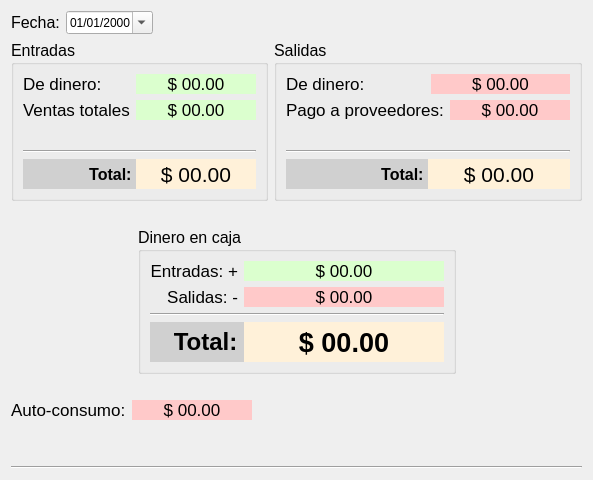
      <widget class="QWidget" name="tab_4">
       <attribute name="title">
        <string>Resumen del día</string>
       </attribute>
       <layout class="QVBoxLayout" name="verticalLayout_13">
        <item>
         <layout class="QHBoxLayout" name="horizontalLayout_5">
          <item>
           <widget class="QLabel" name="label">
            <property name="font">
             <font>
              <pointsize>12</pointsize>
             </font>
            </property>
            <property name="text">
             <string>Fecha:</string>
            </property>
           </widget>
          </item>
          <item>
           <widget class="QDateEdit" name="dtFecha">
            <property name="displayFormat">
             <string>dd/MM/yyyy</string>
            </property>
            <property name="calendarPopup">
             <bool>true</bool>
            </property>
           </widget>
          </item>
          <item>
           <spacer name="horizontalSpacer_4">
            <property name="orientation">
             <enum>Qt::Horizontal</enum>
            </property>
            <property name="sizeHint" stdset="0">
             <size>
              <width>40</width>
              <height>20</height>
             </size>
            </property>
           </spacer>
          </item>
         </layout>
        </item>
        <item>
         <layout class="QHBoxLayout" name="horizontalLayout_9">
          <item>
           <widget class="QGroupBox" name="groupBox_3">
            <property name="font">
             <font>
              <pointsize>12</pointsize>
             </font>
            </property>
            <property name="title">
             <string>Entradas</string>
            </property>
            <layout class="QVBoxLayout" name="verticalLayout_7">
             <item>
              <layout class="QVBoxLayout" name="verticalLayout_6">
               <item>
                <layout class="QHBoxLayout" name="horizontalLayout_7">
                 <item>
                  <widget class="QLabel" name="label_8">
                   <property name="font">
                    <font>
                     <pointsize>13</pointsize>
                    </font>
                   </property>
                   <property name="text">
                    <string>De dinero:</string>
                   </property>
                  </widget>
                 </item>
                 <item>
                  <widget class="QLabel" name="lbEntradasDinero">
                   <property name="minimumSize">
                    <size>
                     <width>120</width>
                     <height>0</height>
                    </size>
                   </property>
                   <property name="maximumSize">
                    <size>
                     <width>300</width>
                     <height>16777215</height>
                    </size>
                   </property>
                   <property name="font">
                    <font>
                     <pointsize>13</pointsize>
                    </font>
                   </property>
                   <property name="styleSheet">
                    <string notr="true">background-color: rgb(219, 255, 206);</string>
                   </property>
                   <property name="text">
                    <string>$ 00.00</string>
                   </property>
                   <property name="alignment">
                    <set>Qt::AlignCenter</set>
                   </property>
                  </widget>
                 </item>
                </layout>
               </item>
               <item>
                <layout class="QHBoxLayout" name="horizontalLayout_6">
                 <item>
                  <widget class="QLabel" name="label_6">
                   <property name="font">
                    <font>
                     <pointsize>13</pointsize>
                    </font>
                   </property>
                   <property name="text">
                    <string>Ventas totales</string>
                   </property>
                  </widget>
                 </item>
                 <item>
                  <widget class="QLabel" name="lbVentasTotales">
                   <property name="minimumSize">
                    <size>
                     <width>120</width>
                     <height>0</height>
                    </size>
                   </property>
                   <property name="maximumSize">
                    <size>
                     <width>300</width>
                     <height>16777215</height>
                    </size>
                   </property>
                   <property name="font">
                    <font>
                     <pointsize>13</pointsize>
                    </font>
                   </property>
                   <property name="styleSheet">
                    <string notr="true">background-color: rgb(219, 255, 206);</string>
                   </property>
                   <property name="text">
                    <string>$ 00.00</string>
                   </property>
                   <property name="alignment">
                    <set>Qt::AlignCenter</set>
                   </property>
                  </widget>
                 </item>
                </layout>
               </item>
               <item>
                <widget class="QLabel" name="label_5">
                 <property name="text">
                  <string/>
                 </property>
                </widget>
               </item>
               <item>
                <widget class="Line" name="line_2">
                 <property name="orientation">
                  <enum>Qt::Horizontal</enum>
                 </property>
                </widget>
               </item>
               <item>
                <layout class="QHBoxLayout" name="horizontalLayout_8">
                 <property name="spacing">
                  <number>0</number>
                 </property>
                 <item>
                  <widget class="QLabel" name="label_10">
                   <property name="font">
                    <font>
                     <pointsize>12</pointsize>
                     <weight>75</weight>
                     <bold>true</bold>
                    </font>
                   </property>
                   <property name="styleSheet">
                    <string notr="true">background-color: rgb(208, 208, 208);</string>
                   </property>
                   <property name="text">
                    <string>Total: </string>
                   </property>
                   <property name="alignment">
                    <set>Qt::AlignRight|Qt::AlignTrailing|Qt::AlignVCenter</set>
                   </property>
                  </widget>
                 </item>
                 <item>
                  <widget class="QLabel" name="lbTotalEntradas">
                   <property name="minimumSize">
                    <size>
                     <width>120</width>
                     <height>30</height>
                    </size>
                   </property>
                   <property name="maximumSize">
                    <size>
                     <width>300</width>
                     <height>16777215</height>
                    </size>
                   </property>
                   <property name="font">
                    <font>
                     <pointsize>16</pointsize>
                    </font>
                   </property>
                   <property name="styleSheet">
                    <string notr="true">background-color: rgb(255, 241, 217);</string>
                   </property>
                   <property name="text">
                    <string>$ 00.00</string>
                   </property>
                   <property name="alignment">
                    <set>Qt::AlignCenter</set>
                   </property>
                  </widget>
                 </item>
                </layout>
               </item>
              </layout>
             </item>
            </layout>
           </widget>
          </item>
          <item>
           <widget class="QGroupBox" name="groupBox_4">
            <property name="font">
             <font>
              <pointsize>12</pointsize>
             </font>
            </property>
            <property name="title">
             <string>Salidas</string>
            </property>
            <layout class="QVBoxLayout" name="verticalLayout_8">
             <item>
              <layout class="QVBoxLayout" name="verticalLayout_9">
               <item>
                <layout class="QHBoxLayout" name="horizontalLayout_13">
                 <item>
                  <widget class="QLabel" name="label_20">
                   <property name="font">
                    <font>
                     <pointsize>13</pointsize>
                    </font>
                   </property>
                   <property name="text">
                    <string>De dinero:</string>
                   </property>
                  </widget>
                 </item>
                 <item>
                  <widget class="QLabel" name="lbDinero">
                   <property name="minimumSize">
                    <size>
                     <width>120</width>
                     <height>0</height>
                    </size>
                   </property>
                   <property name="maximumSize">
                    <size>
                     <width>300</width>
                     <height>16777215</height>
                    </size>
                   </property>
                   <property name="font">
                    <font>
                     <pointsize>13</pointsize>
                    </font>
                   </property>
                   <property name="styleSheet">
                    <string notr="true">background-color: rgb(255, 201, 201);</string>
                   </property>
                   <property name="text">
                    <string>$ 00.00</string>
                   </property>
                   <property name="alignment">
                    <set>Qt::AlignCenter</set>
                   </property>
                  </widget>
                 </item>
                </layout>
               </item>
               <item>
                <layout class="QHBoxLayout" name="horizontalLayout_12">
                 <item>
                  <widget class="QLabel" name="label_18">
                   <property name="font">
                    <font>
                     <pointsize>13</pointsize>
                    </font>
                   </property>
                   <property name="text">
                    <string>Pago a proveedores:</string>
                   </property>
                  </widget>
                 </item>
                 <item>
                  <widget class="QLabel" name="lbProveedores">
                   <property name="minimumSize">
                    <size>
                     <width>120</width>
                     <height>0</height>
                    </size>
                   </property>
                   <property name="maximumSize">
                    <size>
                     <width>300</width>
                     <height>16777215</height>
                    </size>
                   </property>
                   <property name="font">
                    <font>
                     <pointsize>13</pointsize>
                    </font>
                   </property>
                   <property name="styleSheet">
                    <string notr="true">background-color: rgb(255, 201, 201);</string>
                   </property>
                   <property name="text">
                    <string>$ 00.00</string>
                   </property>
                   <property name="alignment">
                    <set>Qt::AlignCenter</set>
                   </property>
                  </widget>
                 </item>
                </layout>
               </item>
               <item>
                <widget class="QLabel" name="label_13">
                 <property name="text">
                  <string/>
                 </property>
                </widget>
               </item>
               <item>
                <widget class="Line" name="line_3">
                 <property name="orientation">
                  <enum>Qt::Horizontal</enum>
                 </property>
                </widget>
               </item>
               <item>
                <layout class="QHBoxLayout" name="horizontalLayout_11">
                 <property name="spacing">
                  <number>0</number>
                 </property>
                 <item>
                  <widget class="QLabel" name="label_16">
                   <property name="font">
                    <font>
                     <pointsize>12</pointsize>
                     <weight>75</weight>
                     <bold>true</bold>
                    </font>
                   </property>
                   <property name="styleSheet">
                    <string notr="true">background-color: rgb(208, 208, 208);</string>
                   </property>
                   <property name="text">
                    <string>Total: </string>
                   </property>
                   <property name="alignment">
                    <set>Qt::AlignRight|Qt::AlignTrailing|Qt::AlignVCenter</set>
                   </property>
                  </widget>
                 </item>
                 <item>
                  <widget class="QLabel" name="lbTotalSalidas">
                   <property name="minimumSize">
                    <size>
                     <width>120</width>
                     <height>30</height>
                    </size>
                   </property>
                   <property name="maximumSize">
                    <size>
                     <width>300</width>
                     <height>16777215</height>
                    </size>
                   </property>
                   <property name="font">
                    <font>
                     <pointsize>16</pointsize>
                    </font>
                   </property>
                   <property name="styleSheet">
                    <string notr="true">background-color: rgb(255, 241, 217);</string>
                   </property>
                   <property name="text">
                    <string>$ 00.00</string>
                   </property>
                   <property name="alignment">
                    <set>Qt::AlignCenter</set>
                   </property>
                  </widget>
                 </item>
                </layout>
               </item>
              </layout>
             </item>
            </layout>
           </widget>
          </item>
         </layout>
        </item>
        <item>
         <widget class="QLabel" name="label_4">
          <property name="text">
           <string/>
          </property>
         </widget>
        </item>
        <item>
         <layout class="QHBoxLayout" name="horizontalLayout_19">
          <item>
           <spacer name="horizontalSpacer_2">
            <property name="orientation">
             <enum>Qt::Horizontal</enum>
            </property>
            <property name="sizeHint" stdset="0">
             <size>
              <width>40</width>
              <height>20</height>
             </size>
            </property>
           </spacer>
          </item>
          <item>
           <widget class="QGroupBox" name="groupBox_5">
            <property name="font">
             <font>
              <pointsize>12</pointsize>
             </font>
            </property>
            <property name="title">
             <string>Dinero en caja</string>
            </property>
            <layout class="QVBoxLayout" name="verticalLayout_10">
             <item>
              <layout class="QVBoxLayout" name="verticalLayout_11">
               <item>
                <layout class="QHBoxLayout" name="horizontalLayout_14" stretch="0,0">
                 <item>
                  <widget class="QLabel" name="label_22">
                   <property name="font">
                    <font>
                     <pointsize>13</pointsize>
                    </font>
                   </property>
                   <property name="text">
                    <string>Entradas: +</string>
                   </property>
                   <property name="alignment">
                    <set>Qt::AlignRight|Qt::AlignTrailing|Qt::AlignVCenter</set>
                   </property>
                  </widget>
                 </item>
                 <item>
                  <widget class="QLabel" name="lbEntradas">
                   <property name="sizePolicy">
                    <sizepolicy hsizetype="Preferred" vsizetype="Preferred">
                     <horstretch>0</horstretch>
                     <verstretch>0</verstretch>
                    </sizepolicy>
                   </property>
                   <property name="minimumSize">
                    <size>
                     <width>200</width>
                     <height>0</height>
                    </size>
                   </property>
                   <property name="maximumSize">
                    <size>
                     <width>300</width>
                     <height>16777215</height>
                    </size>
                   </property>
                   <property name="font">
                    <font>
                     <pointsize>13</pointsize>
                    </font>
                   </property>
                   <property name="styleSheet">
                    <string notr="true">background-color: rgb(219, 255, 206);</string>
                   </property>
                   <property name="text">
                    <string>$ 00.00</string>
                   </property>
                   <property name="alignment">
                    <set>Qt::AlignCenter</set>
                   </property>
                  </widget>
                 </item>
                </layout>
               </item>
               <item>
                <layout class="QHBoxLayout" name="horizontalLayout_15">
                 <item>
                  <widget class="QLabel" name="label_24">
                   <property name="font">
                    <font>
                     <pointsize>13</pointsize>
                    </font>
                   </property>
                   <property name="text">
                    <string>Salidas: -</string>
                   </property>
                   <property name="alignment">
                    <set>Qt::AlignRight|Qt::AlignTrailing|Qt::AlignVCenter</set>
                   </property>
                  </widget>
                 </item>
                 <item>
                  <widget class="QLabel" name="lbSalidas">
                   <property name="sizePolicy">
                    <sizepolicy hsizetype="Preferred" vsizetype="Preferred">
                     <horstretch>0</horstretch>
                     <verstretch>0</verstretch>
                    </sizepolicy>
                   </property>
                   <property name="minimumSize">
                    <size>
                     <width>200</width>
                     <height>0</height>
                    </size>
                   </property>
                   <property name="maximumSize">
                    <size>
                     <width>300</width>
                     <height>16777215</height>
                    </size>
                   </property>
                   <property name="font">
                    <font>
                     <pointsize>13</pointsize>
                    </font>
                   </property>
                   <property name="styleSheet">
                    <string notr="true">background-color: rgb(255, 201, 201);</string>
                   </property>
                   <property name="text">
                    <string>$ 00.00</string>
                   </property>
                   <property name="alignment">
                    <set>Qt::AlignCenter</set>
                   </property>
                  </widget>
                 </item>
                </layout>
               </item>
               <item>
                <widget class="Line" name="line_4">
                 <property name="orientation">
                  <enum>Qt::Horizontal</enum>
                 </property>
                </widget>
               </item>
               <item>
                <layout class="QHBoxLayout" name="horizontalLayout_17">
                 <property name="spacing">
                  <number>0</number>
                 </property>
                 <item>
                  <widget class="QLabel" name="label_28">
                   <property name="minimumSize">
                    <size>
                     <width>0</width>
                     <height>40</height>
                    </size>
                   </property>
                   <property name="font">
                    <font>
                     <pointsize>18</pointsize>
                     <weight>75</weight>
                     <bold>true</bold>
                    </font>
                   </property>
                   <property name="styleSheet">
                    <string notr="true">background-color: rgb(208, 208, 208);</string>
                   </property>
                   <property name="text">
                    <string>Total: </string>
                   </property>
                   <property name="alignment">
                    <set>Qt::AlignRight|Qt::AlignTrailing|Qt::AlignVCenter</set>
                   </property>
                  </widget>
                 </item>
                 <item>
                  <widget class="QLabel" name="lbTotalDineroEnCaja">
                   <property name="sizePolicy">
                    <sizepolicy hsizetype="Preferred" vsizetype="Preferred">
                     <horstretch>0</horstretch>
                     <verstretch>0</verstretch>
                    </sizepolicy>
                   </property>
                   <property name="minimumSize">
                    <size>
                     <width>200</width>
                     <height>40</height>
                    </size>
                   </property>
                   <property name="maximumSize">
                    <size>
                     <width>300</width>
                     <height>16777215</height>
                    </size>
                   </property>
                   <property name="font">
                    <font>
                     <pointsize>20</pointsize>
                     <weight>75</weight>
                     <bold>true</bold>
                    </font>
                   </property>
                   <property name="styleSheet">
                    <string notr="true">background-color: rgb(255, 241, 217);</string>
                   </property>
                   <property name="text">
                    <string>$ 00.00</string>
                   </property>
                   <property name="alignment">
                    <set>Qt::AlignCenter</set>
                   </property>
                  </widget>
                 </item>
                </layout>
               </item>
              </layout>
             </item>
            </layout>
           </widget>
          </item>
          <item>
           <spacer name="horizontalSpacer_3">
            <property name="orientation">
             <enum>Qt::Horizontal</enum>
            </property>
            <property name="sizeHint" stdset="0">
             <size>
              <width>40</width>
              <height>20</height>
             </size>
            </property>
           </spacer>
          </item>
         </layout>
        </item>
        <item>
         <widget class="QLabel" name="label_11">
          <property name="text">
           <string/>
          </property>
         </widget>
        </item>
        <item>
         <layout class="QHBoxLayout" name="horizontalLayout_10">
          <item>
           <widget class="QLabel" name="label_14">
            <property name="font">
             <font>
              <pointsize>13</pointsize>
             </font>
            </property>
            <property name="text">
             <string>Auto-consumo:</string>
            </property>
           </widget>
          </item>
          <item>
           <widget class="QLabel" name="lbAutoConsumo">
            <property name="minimumSize">
             <size>
              <width>120</width>
              <height>0</height>
             </size>
            </property>
            <property name="maximumSize">
             <size>
              <width>300</width>
              <height>16777215</height>
             </size>
            </property>
            <property name="font">
             <font>
              <pointsize>13</pointsize>
             </font>
            </property>
            <property name="styleSheet">
             <string notr="true">background-color: rgb(255, 201, 201);</string>
            </property>
            <property name="text">
             <string>$ 00.00</string>
            </property>
            <property name="alignment">
             <set>Qt::AlignCenter</set>
            </property>
           </widget>
          </item>
          <item>
           <spacer name="horizontalSpacer_8">
            <property name="orientation">
             <enum>Qt::Horizontal</enum>
            </property>
            <property name="sizeHint" stdset="0">
             <size>
              <width>40</width>
              <height>20</height>
             </size>
            </property>
           </spacer>
          </item>
         </layout>
        </item>
        <item>
         <spacer name="verticalSpacer">
          <property name="orientation">
           <enum>Qt::Vertical</enum>
          </property>
          <property name="sizeHint" stdset="0">
           <size>
            <width>20</width>
            <height>40</height>
           </size>
          </property>
         </spacer>
        </item>
        <item>
         <widget class="Line" name="line_5">
          <property name="orientation">
           <enum>Qt::Horizontal</enum>
          </property>
         </widget>
        </item>
       </layout>
       <zorder></zorder>
       <zorder>line_5</zorder>
       <zorder>verticalSpacer</zorder>
       <zorder>label_4</zorder>
       <zorder></zorder>
       <zorder></zorder>
       <zorder>label_11</zorder>
      </widget>
